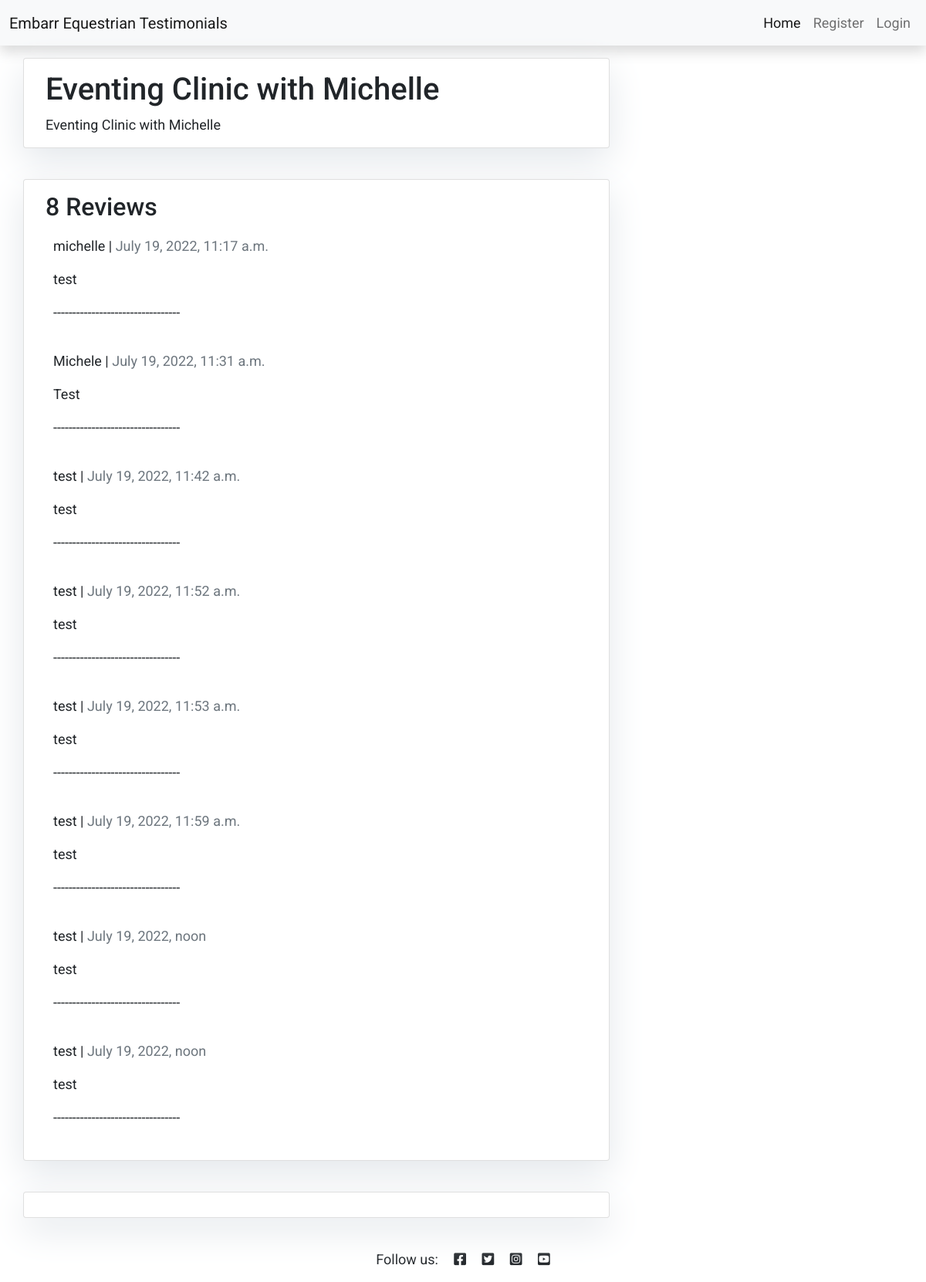
Page /eventing-clinic-with-michelle/ on the earlier database version.
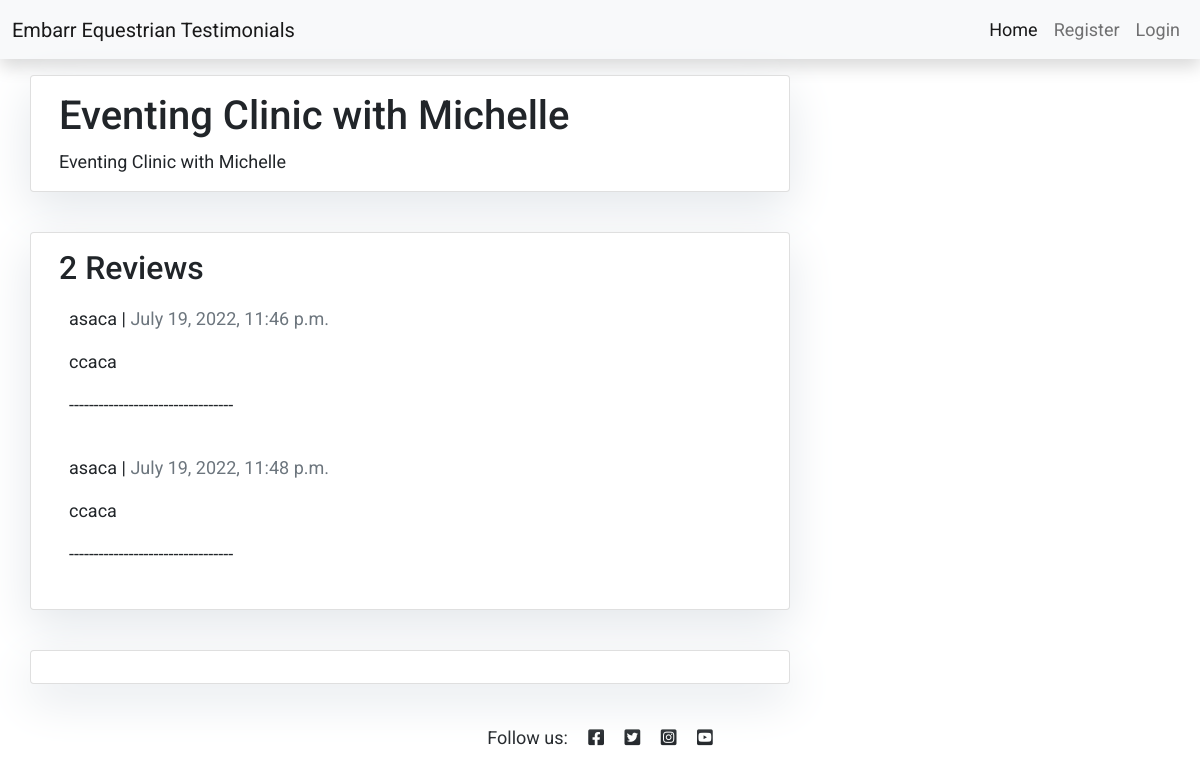
Same page on the later database version.
### Reviews/models.py (models this page shows, shortened)
class Post(models.Model):
    title = models.CharField(max_length=200, unique=True)
    slug = models.SlugField(max_length=200, unique=True)
    author = models.ForeignKey(User, on_delete= models.CASCADE,related_name='test_posts')
    updated_on = models.DateTimeField(auto_now= True)
    content = models.TextField()
    created_on = models.DateTimeField(auto_now_add=True)
    status = models.IntegerField(choices=STATUS, default=0)
    class Meta:
        ordering = ['-created_on']

class Comment(models.Model):
    RATING_CHOICES = (
        (1, '1'),
        (2, '2'),
        (3, '3'),
        (4, '4'),
        (5, '5'),
    )
    post = models.ForeignKey(Post, on_delete=models.CASCADE,related_name='comments')
    name = models.CharField(max_length=80)
    location = models.CharField(max_length=80, default='e.g Dublin')
    email = models.EmailField()
    body = models.TextField()
    rating = models.IntegerField(choices=RATING_CHOICES, default='5')
    created_on = models.DateTimeField(auto_now_add=True)
    active = models.BooleanField(default=False)
    class Meta:
        ordering = ['created_on']

### Reviews/views.py (the view)
# urls.py: path('<slug:slug>/', views.post_detail, name='post_detail'),
def post_detail(request, slug):
    post = get_object_or_404(Post, slug=slug)
    comments = post.comments.filter(active=True)
    new_comment = None
    if request.method == 'POST':
        comment_form = CommentForm(data=request.POST)
        if comment_form.is_valid():
            new_comment = comment_form.save(commit=False)
            new_comment.author = request.user
            new_comment.post = post
            new_comment.save()
    else:
        comment_form = CommentForm()
    return render(
        request,
        'post_detail.html',
        {
            'post': post,
            'comments': comments,
            'new_comment': new_comment,
            'comment_form': comment_form
        },
    )

### templates/post_detail.html (shortened to what this page needs)
{% extends 'base.html' %} {% block content %}
{% load crispy_forms_tags %}
<div class="container">
  <div class="row">
    <div class="col-md-8 card mb-4  mt-3 left  top">
      <div class="card-body">
        <h1>{% block title %} {{ post.title }} {% endblock title %}</h1>
        <p class="card-text ">{{ post.content | safe }}</p>
      </div>
    </div>
    <div class="col-md-8 card mb-4  mt-3 ">
      <div class="card-body">
        <h2>{{ comments.count }} Reviews</h2>
        {% for comment in comments %}
        <div class="comments" style="padding: 10px;">
          <p class="font-weight-bold">
            {{ comment.name }} |
            <span class=" text-muted font-weight-normal">
              {{ comment.created_on }}
            </span>
          </p>
          {{ comment.body | linebreaks }}
          <p>---------------------------------</p>
          </div>
          {% endfor %}
       </div>
    </div>
    <div class="col-md-8 card mb-4  mt-3 ">
      <div class="card-body">
      </div>
    </div>
  </div>
</div>
{% endblock content %}

### templates/base.html (shortened to what this page needs)
{% load static %}
<!DOCTYPE html>
<html>
    <head>
        <link rel="stylesheet" href="https://cdnjs.cloudflare.com/ajax/libs/font-awesome/5.15.3/css/all.min.css">
        <link href="https://cdn.jsdelivr.net/npm/bootstrap@5.0.1/dist/css/bootstrap.min.css" rel="stylesheet"
>
        <link rel="stylesheet" href="{% static 'css/style.css' %}">
    </head>
    <body>
        <nav class="navbar navbar-expand-lg navbar-light bg-light shadow">
            <div class="container-fluid">
                <a class="navbar-brand" href="{% url 'home' %}">Embarr Equestrian Testimonials</a>
                <div class="collapse navbar-collapse justify-content-end" id="navbarResponsive">
                    <ul class="navbar-nav">
                        <li class="nav-item text-black">
                            <a class="nav-link active text-black font-weight-bold" href="{% url 'home' %}">Home</a>
                        </li>
                        {% if user.is_authenticated %}
                        <li class="nav-item text-black">
                            <a class="nav-link text-black font-weight-bold" href="{% url 'account_logout' %}">Logout</a>
                        </li>
                        {% else %}
                        <li class="nav-item text-black">
                            <a class="nav-link text-black font-weight-bold" href="{% url 'account_signup' %}">Register</a>
                        </li>
                        <li class="nav-item text-black">
                            <a class="nav-link text-black font-weight-bold" href="{% url 'account_login' %}">Login</a>
                        </li>
                        {% endif %}
                    </ul>
                </div>
            </div>
        </nav>
        {% block content %}{% endblock content %}
        <footer class="py-3 bg-grey">
            <p class="m-0 text-center text-grey">Follow us:
                <i class="fab fa-facebook-square ms-3"></i>
                <i class="fab fa-twitter-square ms-3"></i>
                <i class="fab fa-instagram-square ms-3"></i>
                <i class="fab fa-youtube-square ms-3"></i></p>
            </footer>
        </body>
    </html>

### static/css/style.css (style rules this page uses)
body { font-family: "Roboto", sans-serif; font-size: 18px; background-color:#fff; }
.card { box-shadow: 0 16px 48px #E3E7EB; }
.shadow { box-shadow: 0 4px 2px -2px rgba(0, 0, 0, 0.1); }

Differences in the rows shown:
removed Comment: name "michelle", created_on "July 19, 2022, 11:17 a.m.", body "test"
removed Comment: name "Michele", created_on "July 19, 2022, 11:31 a.m.", body "Test"
removed Comment: name "test", created_on "July 19, 2022, 11:42 a.m.", body "test"
removed Comment: name "test", created_on "July 19, 2022, 11:52 a.m.", body "test"
removed Comment: name "test", created_on "July 19, 2022, 11:53 a.m.", body "test"
removed Comment: name "test", created_on "July 19, 2022, 11:59 a.m.", body "test"
removed Comment: name "test", created_on "July 19, 2022, noon", body "test"
removed Comment: name "test", created_on "July 19, 2022, noon", body "test"
added Comment: name "asaca", created_on "July 19, 2022, 11:46 p.m.", body "ccaca"
added Comment: name "asaca", created_on "July 19, 2022, 11:48 p.m.", body "ccaca"
Other differences:
{{ comments.count }}: "8" → "2"
